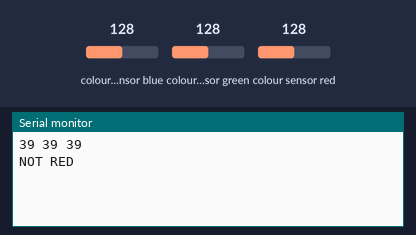
Simulated run of this sketch. Board: Arduino Uno, built with avr-gcc and run on an emulated ATmega328P. On the bench: the last lines printed to the serial monitor. Wiring (inferred from the names in the program): TCS3200 colour sensor: output pin 9; S2 pin 6; S3 pin 7; S0 pin 4; S1 pin 5. The test bench sets the inputs (shaded band); at power-on: colour sensor blue 128, colour sensor green 128, colour sensor red 128.

Above: at 1.2 s.
1.3 s: colour sensor blue set to 5
At 1.51 s:
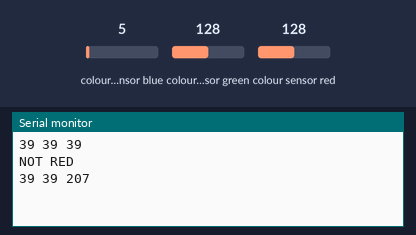
2.8 s: colour sensor green set to 5
At 3.7 s:
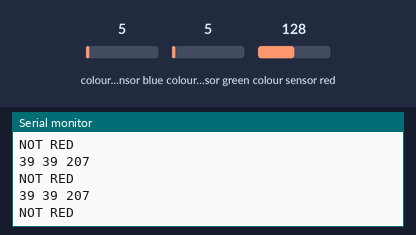
4.3 s: colour sensor red set to 5
At 4.3 s:
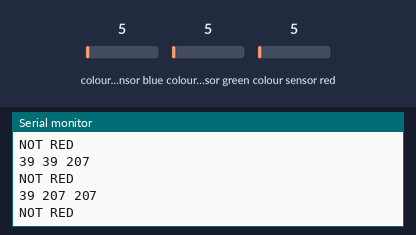

The sketch:

Color_RGB_Sensor.ino
```cpp
//Tawfiq Jawhar
//Dawson Hackathon 2019
//Color RGB Sensor sample code

#define S0 4
#define S1 5
#define S2 6
#define S3 7

#define sensorOut 9


int redFrequency = 0;
int greenFrequency =0;
int blueFrequency=0;

void setup() {
  // put your setup code here, to run once:


  pinMode(S0, OUTPUT);
  pinMode(S1, OUTPUT);

  pinMode(S2, OUTPUT);

  pinMode(S3, OUTPUT);

  pinMode(sensorOut, INPUT);


  digitalWrite(S0, HIGH);
  digitalWrite(S1, LOW);

  Serial.begin(9600);
}

void loop() {
  // put your main code here, to run repeatedly:


  digitalWrite(S2, LOW);
  digitalWrite(S3, LOW);

  redFrequency = pulseIn(sensorOut, LOW);


  Serial.print(redFrequency);
  Serial.print(" ");

  delay(100);


  digitalWrite(S2, HIGH);
  digitalWrite(S3, HIGH);

  greenFrequency = pulseIn(sensorOut, LOW);

  Serial.print(greenFrequency);
  Serial.print(" ");


  delay(100);

  digitalWrite(S2, LOW);
  digitalWrite(S3, HIGH);

  blueFrequency = pulseIn(sensorOut, LOW);

  Serial.print(blueFrequency);
  Serial.print("\n");

  delay(100);


  //479  1064  1050
  //696 1572  1563
  //651.5 1496  1457
  //635.7 1453  1427.35

  if(redFrequency >= 470 && redFrequency <= 700)
    Serial.print("RED\n");
  else
    Serial.print("NOT RED\n");


  delay(1000);

}
```

Measured:
- after the input at 1.3 s, the serial monitor: prints a new line at once (image 1)
